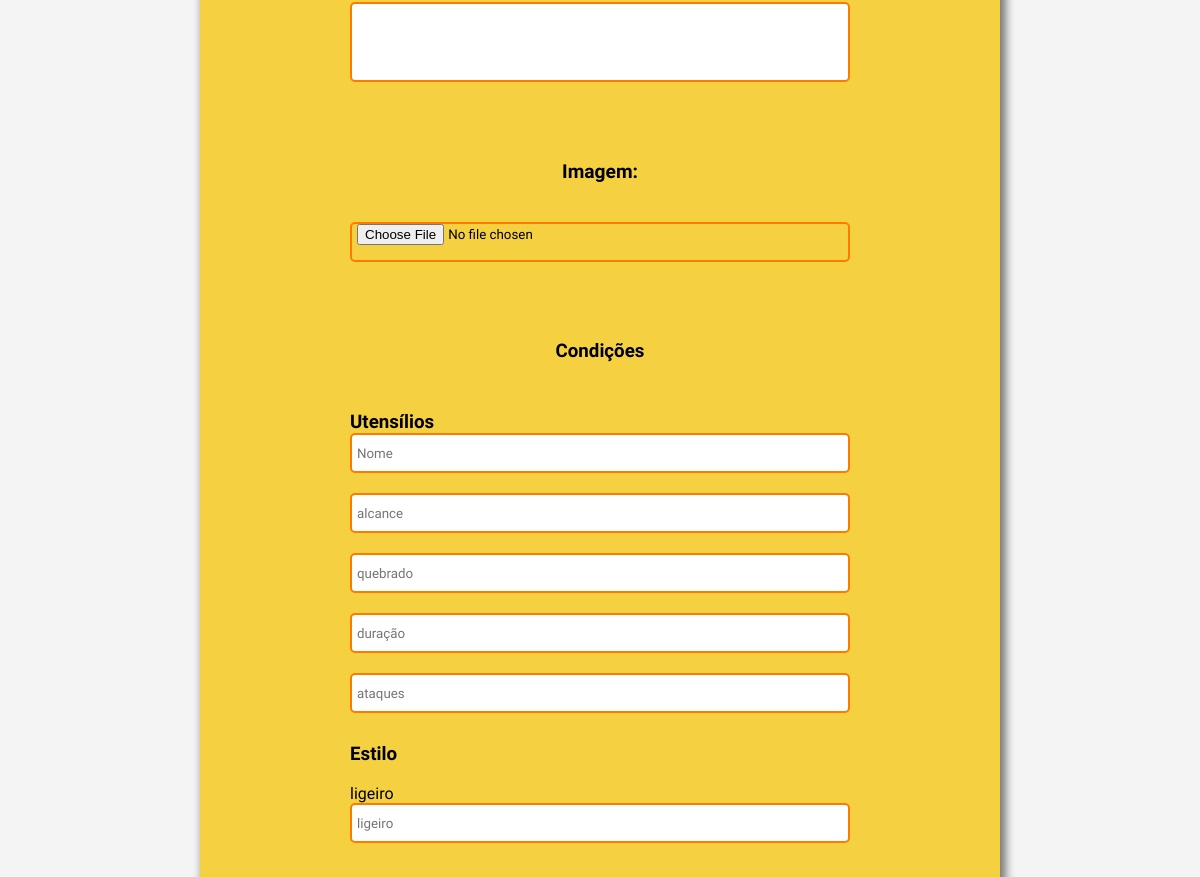
Before: /create/feral (middle part) with the older database file.
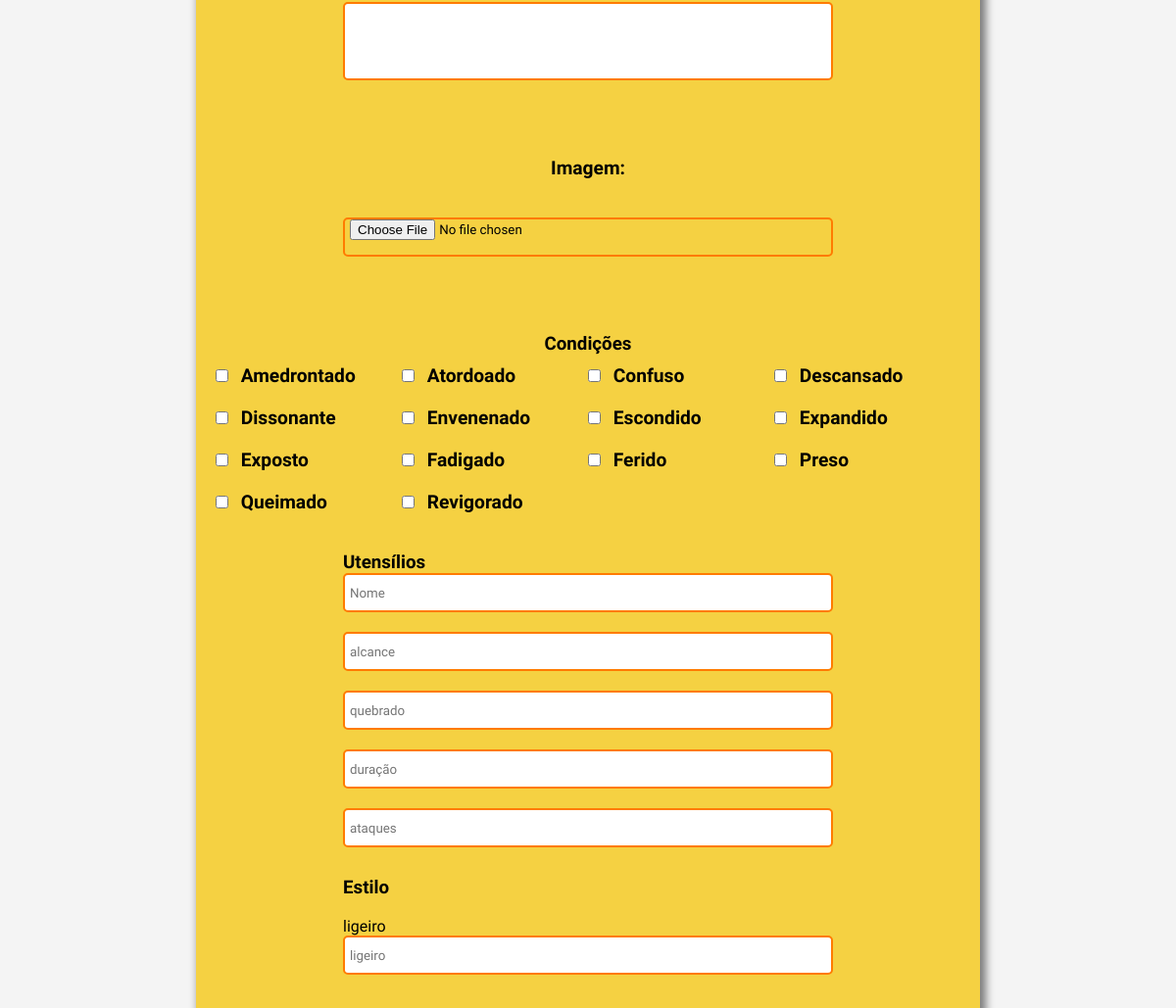
After: the same page with the newer database file.
### database.py (models this page shows)
class Condicao(db.Model):
    __tablename__ = "condicao"
    id = db.Column(db.Integer, primary_key=True)
    nome = db.Column(db.String(50), unique=True, nullable=False)
    ferais = db.relationship("Feral", secondary=feral_condicao, back_populates="condicoes")

### app.py (the view, shortened to what this page needs)
@app.route('/create/feral', methods=['GET', 'POST'])
def create_feral():
    condicoes_existentes = Condicao.query.all()
    return render_template('create_feral.html', condicoes=condicoes_existentes)

### templates/create_feral.html (shortened to what this page needs)
{% extends 'base.html' %}
{% block links %}
<link rel="stylesheet" href="{{ url_for('static', filename='css/create_feral.css') }}">
{% endblock %}
{% block content %}
<main>
    <form action="{{ url_for('create_feral') }}" method="POST" enctype="multipart/form-data">
        <label>Nome:</label><br>
        <input type="text" name="nome" required><br><br>
        <label>Titulo do feral:</label><br>
        <input type="text" name="titulo" required><br><br>
        <label>Player:</label><br>
        <input type="text" name="player" required><br><br>
        <label>especialidade:</label><br>
        <input type="text" name="especialidade" required><br><br>
        <label>Criação:</label><br>
        <textarea name="criacao"></textarea><br><br>
        <label>Iniciação:</label><br>
        <textarea name="iniciacao"></textarea><br><br>
        <label>Ambição:</label><br>
        <textarea name="ambicao"></textarea><br><br>
        <label>Conexão:</label><br>
        <textarea name="conexao"></textarea><br><br>
        <label>Imagem:</label><br>
        <input type="file" name="imagem" accept="image/*"><br><br>
        <h3>Condições</h3>
        <div class="condicoes">
        {% for cond in condicoes %}
            <div class="condicoes_check">
                <label>
                    <input type="checkbox" name="condicoes" value="{{ cond.id }}">
                    {{ cond.nome }}
                </label><br>
            </div>
        {% endfor %}
        </div>
        <br>
        <div class="utensílios">
            <h3>Utensílios</h3>
            <input type="text" name="utensilio_nome" placeholder="Nome"><br>
            <input type="text" name="utensilio_alcance" placeholder="alcance"><br>
            <input type="text" name="utensilio_quebrado" placeholder="quebrado"><br>
            <input type="number" name="utensilio_dur_max" placeholder="duração"><br>
            <input type="text" name="utensilio_ataques" placeholder="ataques"><br>
        </div>
        <div class="estilo">
            <h3>Estilo</h3><br>
            <p>ligeiro</p>
            <input type="number" name="ligeiro" placeholder="ligeiro" min="1" max='3'><br><br>
            <input type="number" name="poderoso" placeholder="poderoso" min="1" max='3'><br><br>
            <input type="number" name="preciso" placeholder="preciso" min="1" max='3'><br><br>
            <input type="number" name="sagaz" placeholder="sagaz" min="1" max='3'><br><br>
        </div>
        <br>
        <br>
    </form>
</main>
{% endblock %}

### templates/base.html (shortened to what this page needs)
<!DOCTYPE html>
<html lang="pt-br">
<head>
  <link rel="stylesheet" href="{{ url_for('static', filename='css/main.css') }}">
  {% block links %}{% endblock %}
</head>
<body>
  {% block content %}{% endblock %}
</body>
</html>

### static/css/main.css (style rules this page uses)
* { margin: 0; padding: 0; box-sizing: border-box; font-family: "Alexandria", sans-serif; transition: 0.2s ease; }
:root { --azul: rgba(12, 20, 184, 1); --amarelo: rgba(248, 163, 72, 1); --vermelho: rgba(237, 0, 0, 1); --verde: rgba(30, 159, 28, 1); --laranja: rgba(211, 127, 53, 1); --turquoise: rgba(10, 103, 159, 1); --azul2: rgba(38, 74, 124, 1); --ciano: rgba(43, 146, 177, 1); --azulescuro: rgba(23, 33, 78, 1); --marrom: rgba(105, 50, 44, 1); --vermelhoescuro: rgba(166, 41, 20, 1); --marrom2: rgba(55, 12, 16, 1); --cinza: rgba(0, 0, 0, 0.75); }
body { min-height: 100dvh; }
main { padding: calc(2em + 80px) 5em; }
p { font-size: 1em; }

### static/css/create_feral.css (style rules this page uses)
:root { --amarelo: #f5d142; --laranja: #ff7b00; --azul2: #2c73d2; }
body { font-family: Arial, sans-serif; background-color: #f4f4f4; }
main { display: flex; justify-content: center; align-items: center; flex-flow: column nowrap; gap: 30px; }
form { background-color: var(--amarelo); height: auto; width: 50em; display: flex; flex-flow: column nowrap; justify-content: center; align-items: center; gap: 10px; padding: 20px; border-radius: 20px; box-shadow: 4px 4px 8px 2px rgba(0, 0, 0, 0.5); }
form label { font-size: 1.2em; font-weight: bold; }
form input[type="text"], form input[type="number"], form input[type="file"], form textarea { border-radius: 5px; width: 500px; height: 40px; border: var(--laranja) 2px solid; padding-inline: 5px; margin-bottom: 20px; resize: none; }
form textarea { height: 80px; }
.condicoes { display: flex; flex-wrap: wrap; gap: 20px; flex-grow: 0; }
.condicoes_check { width: 170px; }
form input[type="checkbox"] { margin-right: 8px; width: auto; height: auto; }

Changed rows visible on the page:
added Condicao: nome "Amedrontado"
added Condicao: nome "Atordoado"
added Condicao: nome "Confuso"
added Condicao: nome "Descansado"
added Condicao: nome "Dissonante"
added Condicao: nome "Envenenado"
added Condicao: nome "Escondido"
added Condicao: nome "Expandido"
added Condicao: nome "Exposto"
added Condicao: nome "Fadigado"
added Condicao: nome "Ferido"
added Condicao: nome "Preso"
added Condicao: nome "Queimado"
added Condicao: nome "Revigorado"
